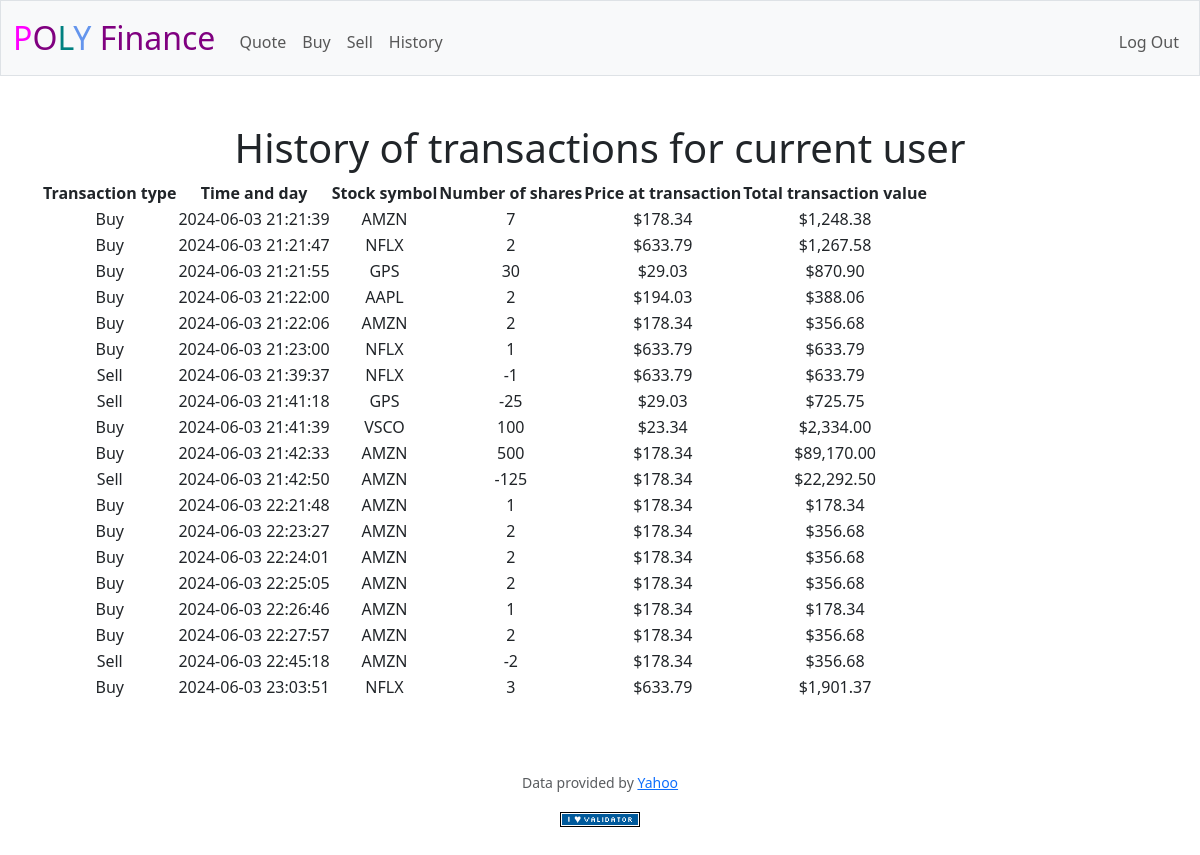
The app's page /history (signed in), older data.
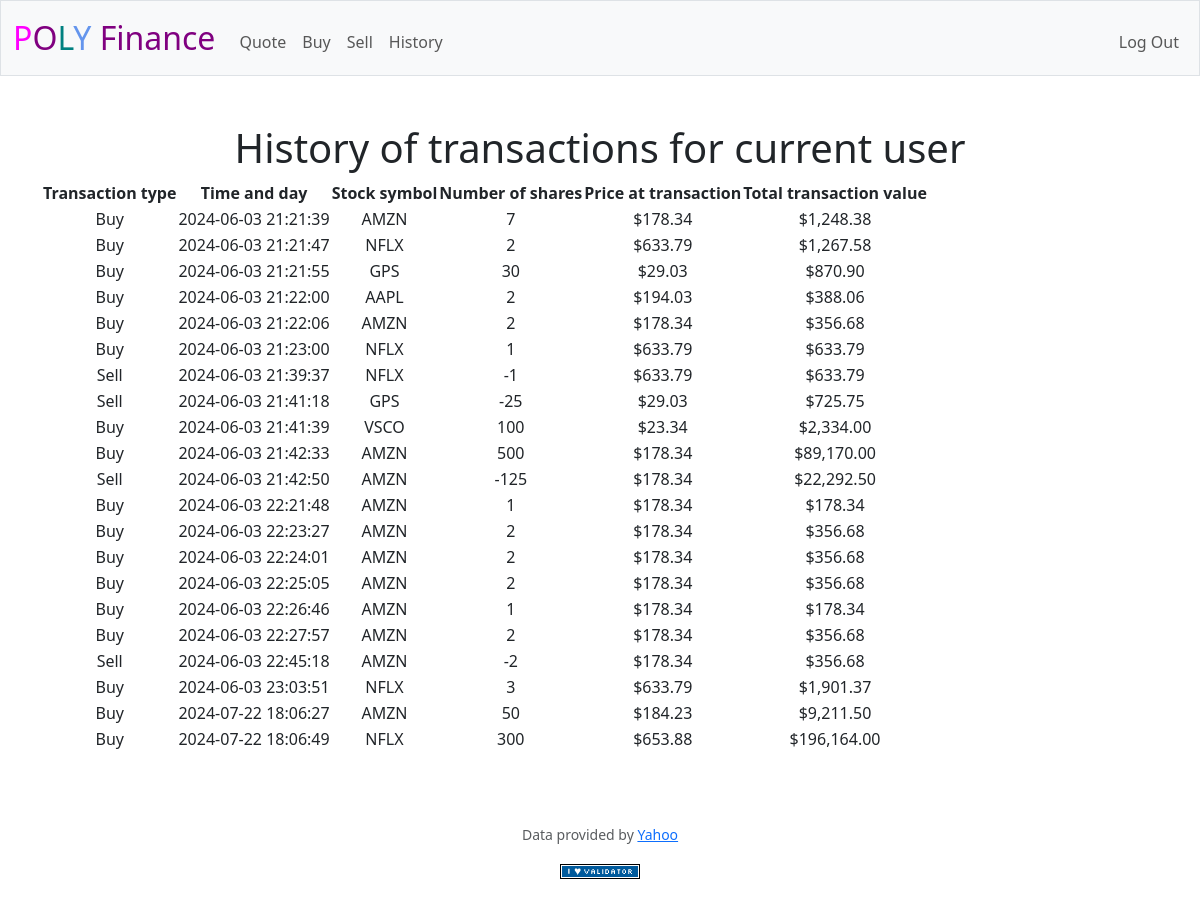
The same page, newer data.
### tables this page shows
CREATE TABLE portfolio (user_id INTEGER NOT NULL, transaction_id INTEGER PRIMARY KEY AUTOINCREMENT NOT NULL, type TEXT NOT NULL, day DATETIME,  stock TEXT NOT NULL, price NUMERIC NOT NULL, current NUMERIC NOT NULL, shares NUMERIC NOT NULL, value NUMERIC NOT NULL, curr_val NUMERIC NOT NULL);

### app.py (the view)
@app.route("/history")
@login_required
def history():
    portfolio = db.execute("SELECT * FROM portfolio WHERE user_id = ?", session["user_id"])
    return render_template("history.html", portfolio=portfolio, usd=usd)

### app.py (called while the page is built)
@app.after_request
def after_request(response):
    response.headers["Cache-Control"] = "no-cache, no-store, must-revalidate"
    response.headers["Expires"] = 0
    response.headers["Pragma"] = "no-cache"
    return response

### helpers.py (called while the page is built)
def login_required(f):
    @wraps(f)
    def decorated_function(*args, **kwargs):
        if session.get("user_id") is None:
            return redirect("/login")
        return f(*args, **kwargs)
    return decorated_function

def usd(value):
    return f"${value:,.2f}"

### templates/history.html (shortened to what this page needs)
{% extends "layout.html" %}
{% block main %}
    <h1>
        History of transactions for current user
    </h1>
    <table>
        <thead>
            <tr>
                <th>Transaction type</th>
                <th>Time and day</th>
                <th>Stock symbol</th>
                <th>Number of shares</th>
                <th>Price at transaction</th>
                <th>Total transaction value</th>
            </tr>
        </thead>
        <tbody>
            {% for user in portfolio %}
            <tr>
                <td>{{ user.type }}</td>
                <td>{{ user.day }}</td>
                <td>{{ user.stock }}</td>
                <td>{{ user.shares }}</td>
                <td>{{ usd(user.price) }}</td>
                <td>{{ usd(user.value) }}</td>
            </tr>
            {% endfor %}
        </tbody>
    </table>
    <br>
{% endblock %}

### templates/layout.html (shortened to what this page needs)
<!DOCTYPE html>
<html lang="en">
    <head>
        <link href="https://cdn.jsdelivr.net/npm/bootstrap@5.3.3/dist/css/bootstrap.min.css" rel="stylesheet">
        <link href="/static/styles.css" rel="stylesheet">
    </head>
    <body>
        <nav class="bg-light border navbar navbar-expand-md navbar-light">
            <div class="container-fluid">
                <a class="navbar-brand" href="/"><span class="blue">P</span><span class="red">O</span><span class="yellow">L</span><span class="green">Y</span> <span class="red">Finance</span></a>
                <div class="collapse navbar-collapse" id="navbar">
                    {% if session["user_id"] %}
                        <ul class="navbar-nav me-auto mt-2">
                            <li class="nav-item"><a class="nav-link" href="/quote">Quote</a></li>
                            <li class="nav-item"><a class="nav-link" href="/buy">Buy</a></li>
                            <li class="nav-item"><a class="nav-link" href="/sell">Sell</a></li>
                            <li class="nav-item"><a class="nav-link" href="/history">History</a></li>
                        </ul>
                        <ul class="navbar-nav ms-auto mt-2">
                            <li class="nav-item"><a class="nav-link" href="/logout">Log Out</a></li>
                        </ul>
                    {% else %}
                        <ul class="navbar-nav ms-auto mt-2">
                            <li class="nav-item"><a class="nav-link" href="/register">Register</a></li>
                            <li class="nav-item"><a class="nav-link" href="/login">Log In</a></li>
                        </ul>
                    {% endif %}
                </div>
            </div>
        </nav>
        <main class="container py-5 text-center">
            {% block main %}{% endblock %}
        </main>
        <footer class="mb-5">
            <p class="mb-3 small text-center text-muted">
                Data provided by <a href="https://finance.yahoo.com/">Yahoo</a>
            </p>
            <form action="https://validator.w3.org/check" class="text-center" enctype="multipart/form-data" method="post" target="_blank">
                <input alt="Validate" src="/static/I_heart_validator.png" type="image">
            </form>
        </footer>
    </body>
</html>

### static/styles.css (style rules this page uses)
nav .navbar-brand { font-size: xx-large; }
nav .navbar-brand .blue { color: magenta; }
nav .navbar-brand .red { color: purple; }
nav .navbar-brand .yellow { color: teal; }
nav .navbar-brand .green { color: cornflowerblue; }
tr { margin: 100px; }

Row changes from the older to the newer data that the page shows:
added portfolio: type "Buy", day "2024-07-22 18:06:27", stock "AMZN", shares "50", price "$184.23", value "$9,211.50"
added portfolio: type "Buy", day "2024-07-22 18:06:49", stock "NFLX", shares "300", price "$653.88", value "$196,164.00"
